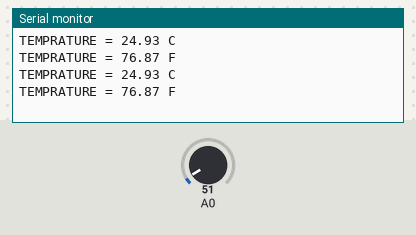
The sketch below on a simulated Arduino Uno, built with avr-gcc and run on an emulated ATmega328P. Parts: the last lines printed to the serial monitor. The inputs (shaded band) are chosen by the test bench; at power-on: A0 = 51.

Above: at 2.8 s.
2.9 s: A0 set to 61
At 5.2 s:
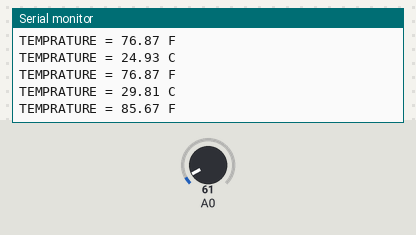
5.6 s: A0 set to 71
At 7.0 s:
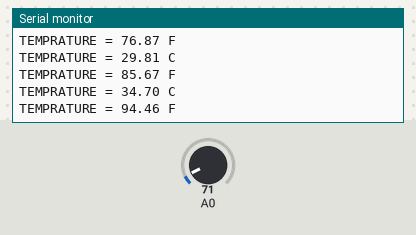
Timing chart, 0 to 8.6 s (numbered marks = the images above; inputs shaded):
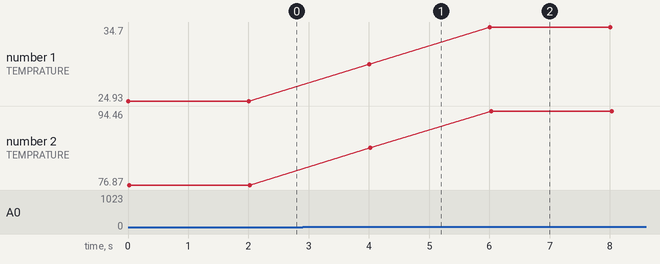

Measured:
- after the input at 2.9 s, the serial monitor: prints a new line after 1.1 s (image 1)
- after the input at 5.6 s, the serial monitor: prints a new line after 0.40 s (image 2)
- plotted number 1: 24.93 → 29.81 after the input at 2.9 s, 29.81 → 34.7 after the input at 5.6 s
- plotted number 2: 76.87 → 85.67 after the input at 2.9 s, 85.67 → 94.46 after the input at 5.6 s

The sketch:

G04_P03_TEMPERATURE.ino
```cpp
/*
   Board: Arduino UNO

   Poject Description: TEMPERATURE Sensor LM35.

   url: https://github.com/sfad/arduino_projects
*/

void setup() {
    Serial.begin(9600);  // Initialize the terminal with 9600 baud rate
}

void loop() {
    int val = analogRead(A0);
    float mv = (val / 1023.0) * 5000;

    printTemp(mv, 'c');
    printTemp(mv, 'f');
    delay(2000);
}

void printTemp(float mv, char mode) {
    float cel = mv / 10;
    float fahr = (cel * 9) / 5 + 32;
    Serial.print("TEMPRATURE = ");
    Serial.print(mode == 'f' ? fahr : cel);
    Serial.print(mode == 'f' ? " F" : " C");
    Serial.println();
}
```
